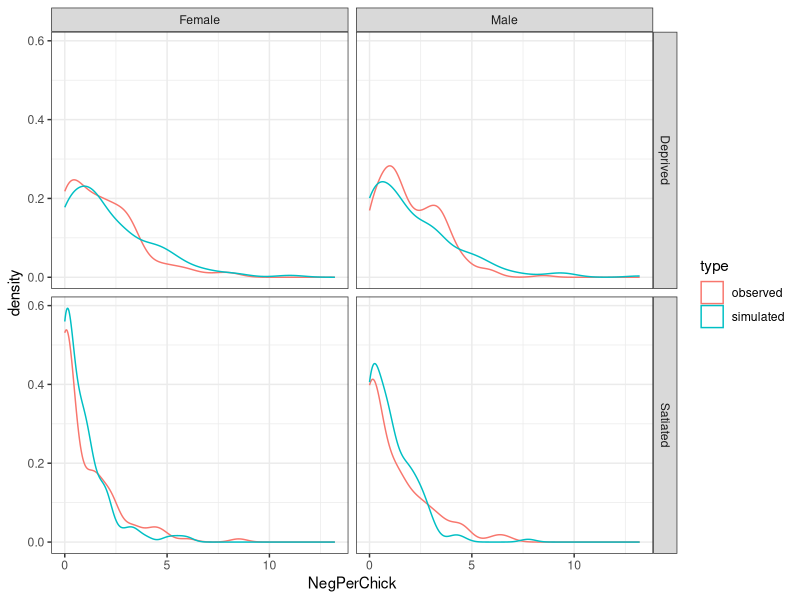
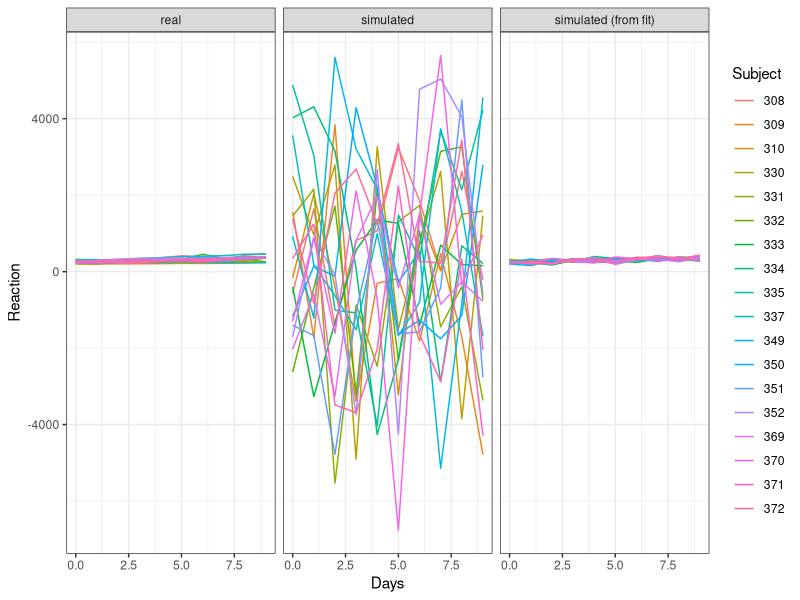
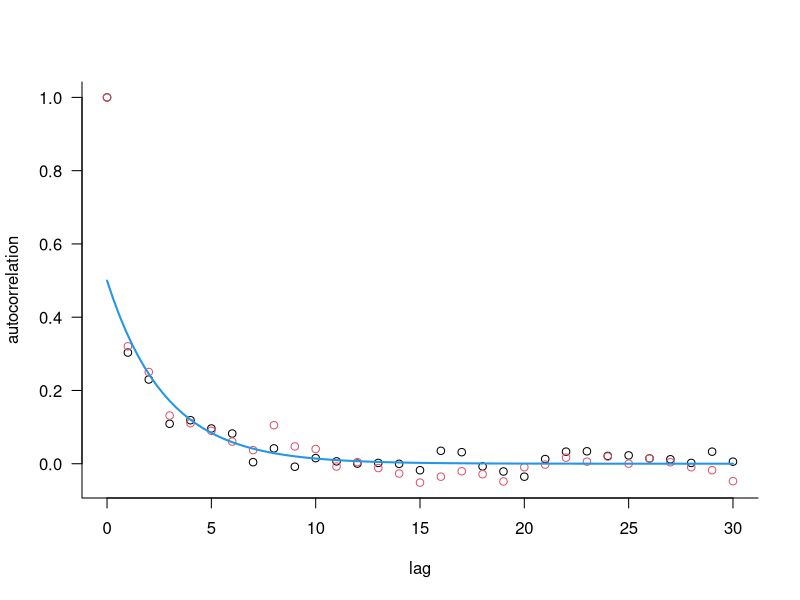

Write R code to recreate these figures, in order.
## ---- chunk 1
library(knitr)
knitr::opts_chunk$set(echo = TRUE)
## ---- chunk 2
library(glmmTMB)
library(ggplot2); theme_set(theme_bw())
## ---- chunk 3
data(Owls)
owls_nb1 <- glmmTMB(SiblingNegotiation ~ FoodTreatment*SexParent +
                             (1|Nest)+offset(log(BroodSize)),
                          family = nbinom1,
                          ziformula = ~1, data=Owls)
## ---- chunk 4
simo=simulate(owls_nb1, seed=1)
Simdat=Owls
Simdat$SiblingNegotiation=simo[[1]]
Simdat=transform(Simdat,  
			NegPerChick = SiblingNegotiation/BroodSize, 
			type="simulated")
Owls$type = "observed"	
Dat=rbind(Owls, Simdat)	
## ---- chunk 5

ggplot(Dat,  aes(NegPerChick, colour=type))+geom_density()+facet_grid(FoodTreatment~SexParent)
## ---- chunk 6
data("sleepstudy", package = "lme4")
set.seed(101)
ss_sim <- transform(sleepstudy,
                    Reaction = simulate_new(~ Days,
                                            newdata = sleepstudy,
                                            family = gaussian,
                                            newparams = list(beta = c(250, 10),
                                                        betadisp = 2*log(50)))[[1]])
## ---- chunk 7
ss_fit <- glmmTMB(Reaction ~ Days, sleepstudy)
ss_simlm <- transform(sleepstudy,
                      Reaction = simulate(ss_fit)[[1]])
## ---- chunk 8
library(ggplot2); theme_set(theme_bw())
ss_comb <- rbind(data.frame(sleepstudy, sample = "real"),
                 data.frame(ss_sim, sample = "simulated"),
                 data.frame(ss_simlm, sample = "simulated (from fit)")
                 )
ggplot(ss_comb, aes(x = Days, y = Reaction, colour = Subject)) +
    geom_line() +
    facet_wrap(~sample)
## ---- chunk 9
rho_to_theta <- function(rho) rho/sqrt(1-rho^2)
## tests
stopifnot(all.equal(get_cor(rho_to_theta(-0.2)), -0.2))
stopifnot(all.equal(rho_to_theta(-0.2), put_cor(-0.2, input_val = "vec")))
## ---- chunk 10
n_id <- 10
dd <- expand.grid(trt = factor(c("A", "B")),
                  id = factor(1:n_id),
                  time = 1:6)
## ---- chunk 11
form1 <- ~trt*time+(1+time|id)
colnames(model.matrix(lme4::nobars(form1), data = dd))
## ---- chunk 12
## intercept, trtB effect, slope, trt x slope interaction
beta_vec <- c(1, 2, 0.1, 0.2)
## ---- chunk 13
sdvec <-  c(1.5,0.15)
corval <- -0.2
thetavec <- c(log(sdvec), rho_to_theta(corval))
par1 <- list(beta = beta_vec,
             betadisp = log(1),  ## log(theta)
             theta = thetavec)
## ---- chunk 14
dd$y <- simulate_new(form1,
                     newdata = dd,
                     seed = 101,
                     family = nbinom2,
                     newparams = par1)[[1]]
range(dd$y)
## ---- chunk 15
library(lme4)
set.seed(101)
X <- model.matrix(nobars(form1), data  = dd)
## generate random effects values
rt <- mkReTrms(findbars(form1),
               model.frame(subbars(form1), data = dd))
Z <- t(rt$Zt)
## construct covariance matrix
Sigma <- diag(sdvec) %*% matrix(c(1, corval, corval, 1), 2) %*% diag(sdvec)
lmer_thetavec <- t(chol(Sigma))[c(1,2,4)]
## plug values into Cholesky factor of random effects covariance matrix
rt$Lambdat@x <- lmer_thetavec[rt$Lind]
u <- rnorm(nrow(rt$Lambdat))
b <- t(rt$Lambdat) %*% u
eta <- drop(X %*% par1$beta + t(rt$Zt) %*% b)
mu <- exp(eta)
y <- rnbinom(nrow(dd), size = 1, mu = mu)
range(y) ## range varies a lot
## ---- chunk 16
b <- MASS::mvrnorm(1, mu = rep(0,2*n_id),
                   Sigma = Matrix::.bdiag(replicate(n_id,
                                                    Sigma,
                                                    simplify = FALSE)))
## ---- chunk 17
set.seed(101)
n <- 1000                                                 ## Number of time points
x <- MASS::mvrnorm(mu = rep(0,n),
                   Sigma = .7 ^ as.matrix(dist(1:n)) )    ## Simulate the process using the MASS package
## as.matrix(dist(1:n)) constructs a banded matrix with m_{ij} = abs(i-j)
y <- x + rnorm(n)                                         ## Add measurement noise/nugget
dat0 <- data.frame(y, 
                 times = factor(1:n, levels=1:n),
                 group = factor(rep(1, n)))
## ---- chunk 18
phi_to_AR1 <- function(phi) phi/sqrt(1-phi^2)
s2 <- simulate_new(~ ar1(times + 0 | group), 
                   newdata = dat0,
                   seed = 101,
                   newparams = list(
                       beta = 0,   
                       betadisp = 0,
                       theta = c(0, phi_to_AR1(0.7)))
                   )[[1]]
## ---- chunk 19
a1 <- drop(acf(dat0$y, plot = FALSE)$acf)
a2 <- drop(acf(s2, plot = FALSE)$acf)
par(las = 1, bty = "l")
matplot(0:(length(a1)-1), cbind(a1, a2), pch = 1,
        ylab = "autocorrelation", xlab = "lag")
curve(0.7^x/2, add = TRUE, col = 4, lwd = 2)
